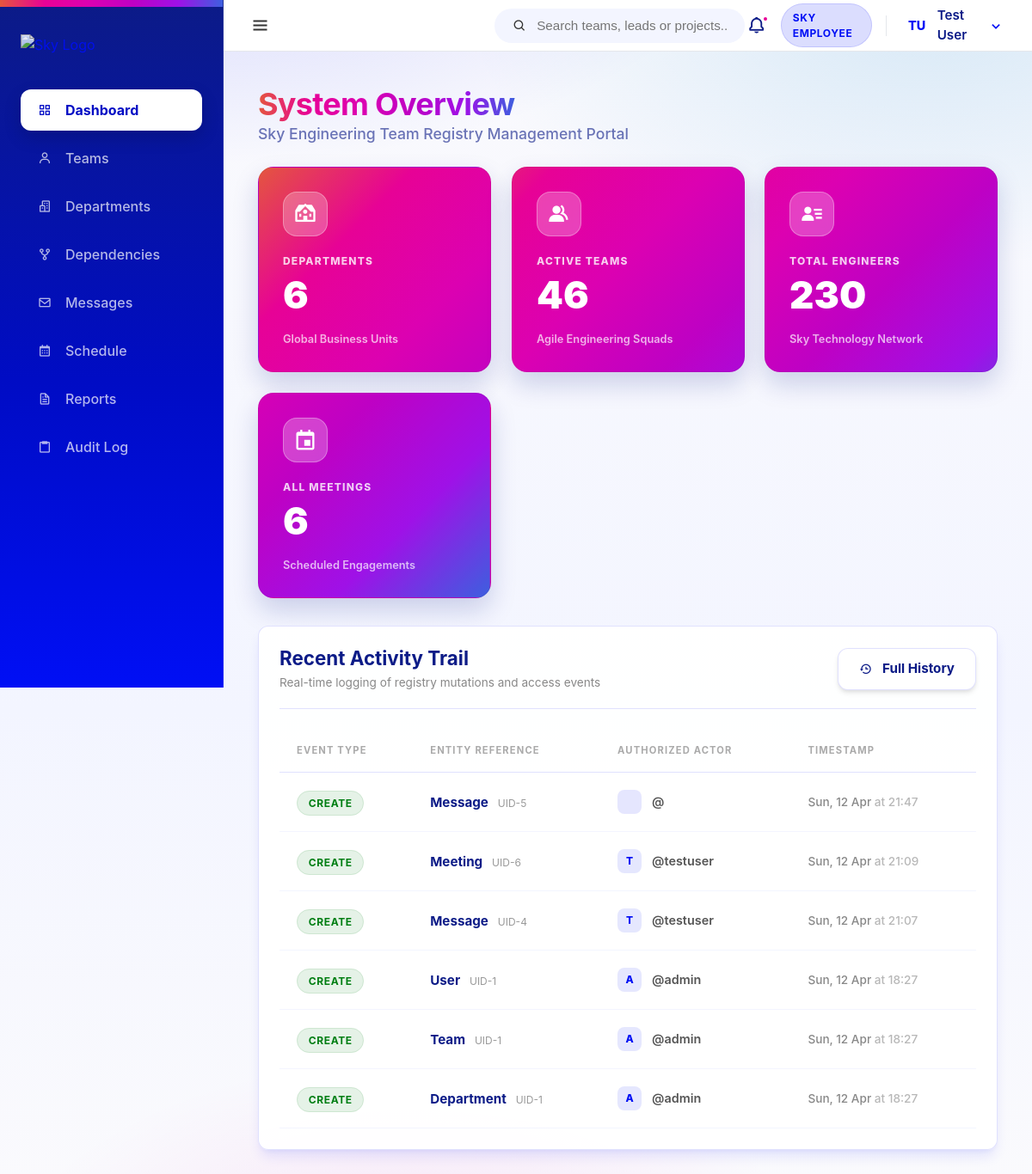
Before: /dashboard/ (signed in) with the older database file.
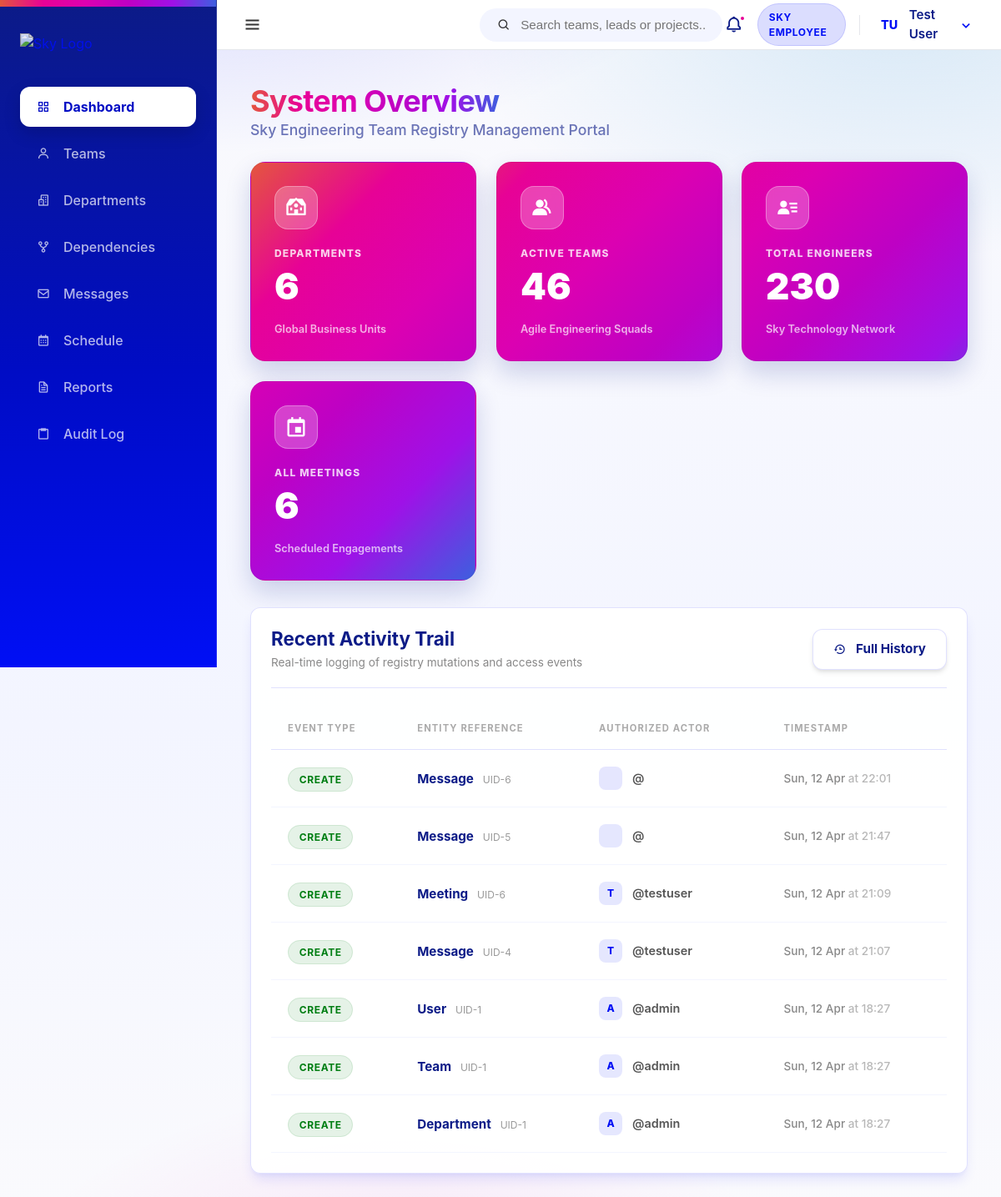
After: the same page with the newer database file.
### core/models.py (models this page shows, shortened)
class AuditLog(models.Model):
    audit_id = models.AutoField(primary_key=True)
    actor_user = models.ForeignKey(User, on_delete=models.SET_NULL, null=True, blank=True, related_name='audit_actions')
    ACTION_CHOICES = [
        ('CREATE', 'Create'),
        ('UPDATE', 'Update'),
        ('DELETE', 'Delete'),
    ]
    action_type = models.CharField(max_length=10, choices=ACTION_CHOICES)
    entity_type = models.CharField(max_length=50) # Team/Department/User etc.
    entity_id = models.IntegerField()
    action_changed_at = models.DateTimeField(auto_now_add=True)
    change_summary = models.TextField()

class User(AbstractUser):
    class Meta:
        verbose_name = 'User'
        verbose_name_plural = 'Users'

### core/views.py (the view)
# urls.py: path('', views.dashboard, name='dashboard'),
@login_required
def dashboard(request):
    context = {
        'total_teams': Team.objects.count(),
        'total_depts': Department.objects.count(),
        'total_members': TeamMember.objects.count(),
        'total_meetings': Meeting.objects.count(),
        'recent_updates': AuditLog.objects.all().order_by('-action_changed_at')[:10],
    }
    return render(request, 'dashboard.html', context)

### templates/dashboard.html (shortened to what the changed rows need)
{% extends 'base.html' %}
{% block content %}
<div class="dashboard-header mb-2 animate-slide-up">
    <h1 class="spectrum-text" style="font-size: 2.25rem; letter-spacing: -0.02em;">System Overview</h1>
</div>
<div class="row animate-slide-up" style="animation-delay: 0.4s; margin-top: 2rem;">
    <div class="card spell-tilt" style="width: 100%;">
        <div class="card-header" style="margin-bottom: 1.5rem; display: flex; justify-content: space-between; align-items: center; border-bottom: 1px solid var(--border); padding-bottom: 1.25rem;">
            <div>
                <h2 style="font-size: 1.4rem; color: var(--sky-header-blue);">Recent Activity Trail</h2>
            </div>
        </div>
        <table style="width: 100%; border-collapse: collapse;">
            <thead>
                <tr style="text-align: left; color: #aaa; font-size: 0.7rem; text-transform: uppercase; letter-spacing: 0.1em; border-bottom: 1px solid var(--border);">
                    <th style="padding: 1rem 1.25rem;">Event Type</th>
                    <th style="padding: 1rem 1.25rem;">Entity Reference</th>
                    <th style="padding: 1rem 1.25rem;">Authorized Actor</th>
                    <th style="padding: 1rem 1.25rem;">Timestamp</th>
                </tr>
            </thead>
            <tbody>
                {% for log in recent_updates %}
                <tr style="border-bottom: 1px solid var(--sky-surface-strong); transition: background 0.2s ease;">
                    <td style="padding: 1.25rem;">
                        <span class="badge {% if log.action_type == 'CREATE' %}badge-green{% elif log.action_type == 'DELETE' %}badge-red{% else %}badge-blue{% endif %}">
                            {{ log.action_type }}
                        </span>
                    </td>
                    <td style="padding: 1.25rem;">
                        <span style="font-weight: 700; color: var(--sky-header-blue); font-size: 0.95rem;">{{ log.entity_type }}</span>
                        <span style="font-size: 0.75rem; color: #999; margin-left: 0.4rem;">UID-{{ log.entity_id }}</span>
                    </td>
                    <td style="padding: 1.25rem;">
                        <div style="display: flex; align-items: center; gap: 0.75rem;">
                            <div style="width: 28px; height: 28px; background: var(--sky-tint-10); border-radius: 8px; display: flex; align-items: center; justify-content: center; font-size: 0.75rem; font-weight: 800; color: var(--sky-primary);">
                                {{ log.actor_user.username|slice:":1"|upper }}
                            </div>
                            <span style="font-weight: 600; color: #555; font-size: 0.9rem;">@{{ log.actor_user.username }}</span>
                        </div>
                    </td>
                    <td style="padding: 1.25rem; font-size: 0.85rem; color: #888; font-weight: 500;">
                        {{ log.action_changed_at|date:"D, d M" }} <span style="opacity: 0.6;">at {{ log.action_changed_at|date:"H:i" }}</span>
                    </td>
                </tr>
                {% endfor %}
            </tbody>
        </table>
    </div>
</div>
{% endblock %}

Changed rows visible on the page:
added AuditLog: action_type "CREATE", entity_type "Message", entity_id "6", action_changed_at "Sun, 12 Apr", action_changed_at "22:01"
